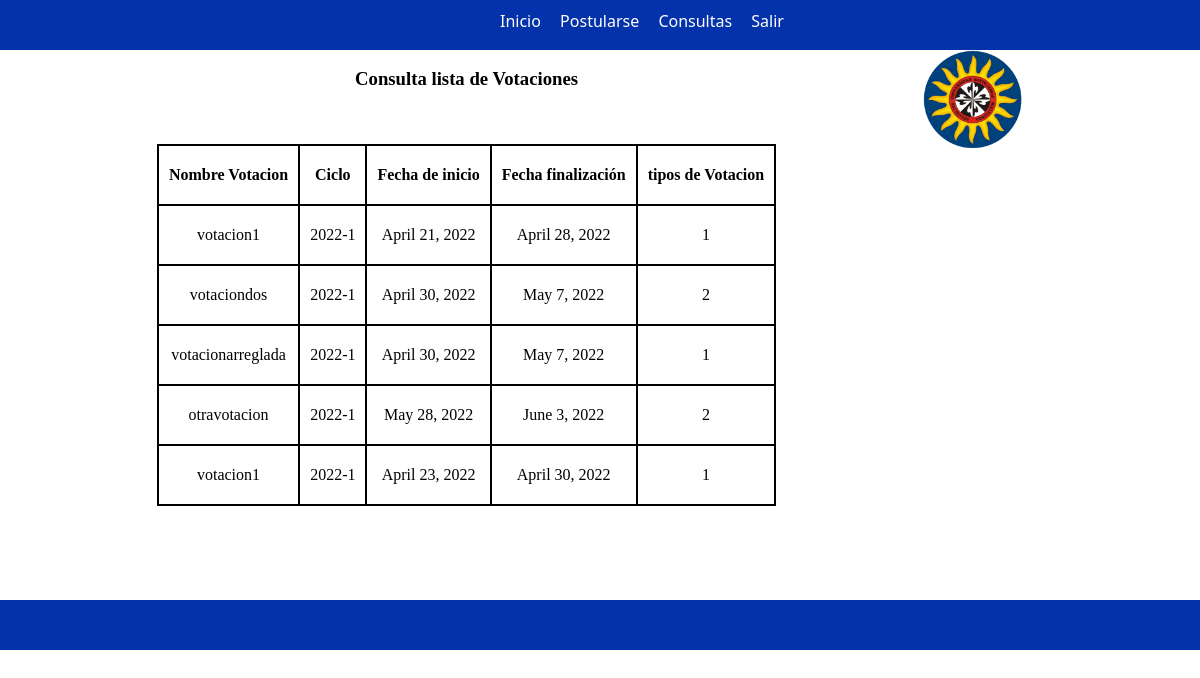
Screenshot of /listade-votaciones-est/ (signed in) with the database file from the repository.
### app/models.py (models this page shows, shortened)
class Votacion (models.Model):
    nombre= models.CharField(max_length=45, null=False)
    tipo= models.ForeignKey(TipoVotacion,
        related_name='tipos_votaciones',
        on_delete=models.PROTECT
    )
    estado= models.ForeignKey(EstadoVotacion,
        related_name='estado_votaciones',
        on_delete=models.PROTECT
    )
    facultad= models.ForeignKey(Facultad,
        related_name='facultad_votaciones',
        null=False,
        on_delete=models.PROTECT
    )
    fechaInicio=models.DateField(auto_now=False, auto_now_add=False, null=True)
    fechaFinal=models.DateField(auto_now=False, auto_now_add=False,null=True)
    class Meta:
        app_label= 'app'

### app/views.py (the view)
# urls.py: path('listade-votaciones-est/', views.listade_votaciones_est, name='listade-votaciones-est'),
@login_required
def listade_votaciones_est(request):
    lista22 = Votacion.objects.all()
    print(lista22)
    contexto ={
        'listade_votaciones2':lista22,
    }
    return render(request, 'app/listade-votaciones-est.html',contexto)

### app/templates/app/Listade-votaciones-est.html (shortened to what this page needs)
{% load static %}
<html lang="en">
<head>
    <link href="{% static 'app/css/estilo_consultavotacion.css' %}" rel="stylesheet">
</head>
<body>
      <div class="contenedor" >
        <div class="header">
          <ul id="menu">
            <li ><a href="{% url 'app:menu_estudiante' %}">Inicio</a></li>
            <li><a href="{% url 'app:postularse' %}">Postularse</a></li>
            <li><a href="{% url 'app:consult-estudiante' %}">Consultas</a></li>
            <li><a href="{% url 'app:ingresar' %}" id="profiles">Salir</a></li>
            </ul>
        </div>
            <div class="contenido">
                <br>
                <h3>Consulta lista de Votaciones</h2>
                <br><br>
                <br><br>
                <table>
                  <thead>
                    <tr>
                      <th>Nombre Votacion</th>
                      <th>Ciclo</th>
                      <th>Fecha de inicio</th>
                      <th>Fecha finalización</th>
                      <th>tipos de Votacion</th>
                    </tr>
                  </thead>
                  <tbody>
                    {%for lista22  in listade_votaciones2%}
                    <tr class="fila">
                      <td>{{lista22.nombre}}</td>
                      <td>2022-1</td>
                      <td>{{lista22.fechaInicio}}</td>
                      <td>{{lista22.fechaFinal}}</td>
                      <td>{{lista22.tipo_id}}</td>
                    </tr>
                    {% endfor %}
                  </tbody>
                </table>
                        <br>
          </div>
              <div class="contenido2">
                <img src="{% static 'app/image/Logotipo_USTA_Colombia.png' %}" alt="logo" width="100">              </div>
              <div class="footer"></div>
            </div>
</body>
</html>

### app/static/app/css/estilo_consultavotacion.css (style rules this page uses)
* { margin: 0; padding: 0; box-sizing: border-box; }
ul li { display: inline; margin-right: 15px; position: relative; left: 500px; top: 10px; }
ul a { text-decoration: none; background: #0432AA; color: #fff; }
.contenedor { background: rgb(255, 255, 255); width: auto; height: auto ; display: grid; grid-template: 50px 550px 50px / 1fr 0.3fr; }
.header { grid-row: 1 / 2; grid-column: 1 / 3; list-style-type: none; font-family: "Segoe UI", Tahoma, Geneva, Verdana, sans-serif; background: #0432AA; height: 50px; }
.contenido { background: #ffffff; grid-row: 2 /3; grid-column: 1 /2; justify-items: center; align-items: end; padding-left: 10px; }
.contenido2 { background: #ffffff; grid-row: 2 /3; grid-column: 2 /3; justify-items: center; align-items: end; }
.footer { background: #0432AA; grid-row: 3 / 4; grid-column: 1 / 3; }
table { margin: auto; }
table,th,td { border: 2px solid black; border-collapse: collapse; padding: 20px 10px; text-align: center; }
td { cursor: pointer; }
h3 { display:inline; }

### rows the page displays
Votacion: nombre "votacion1", fechaInicio "April 21, 2022", fechaFinal "April 28, 2022", tipo_id "1"
Votacion: nombre "votaciondos", fechaInicio "April 30, 2022", fechaFinal "May 7, 2022", tipo_id "2"
Votacion: nombre "votacionarreglada", fechaInicio "April 30, 2022", fechaFinal "May 7, 2022", tipo_id "1"
Votacion: nombre "otravotacion", fechaInicio "May 28, 2022", fechaFinal "June 3, 2022", tipo_id "2"
Votacion: nombre "votacion1", fechaInicio "April 23, 2022", fechaFinal "April 30, 2022", tipo_id "1"
